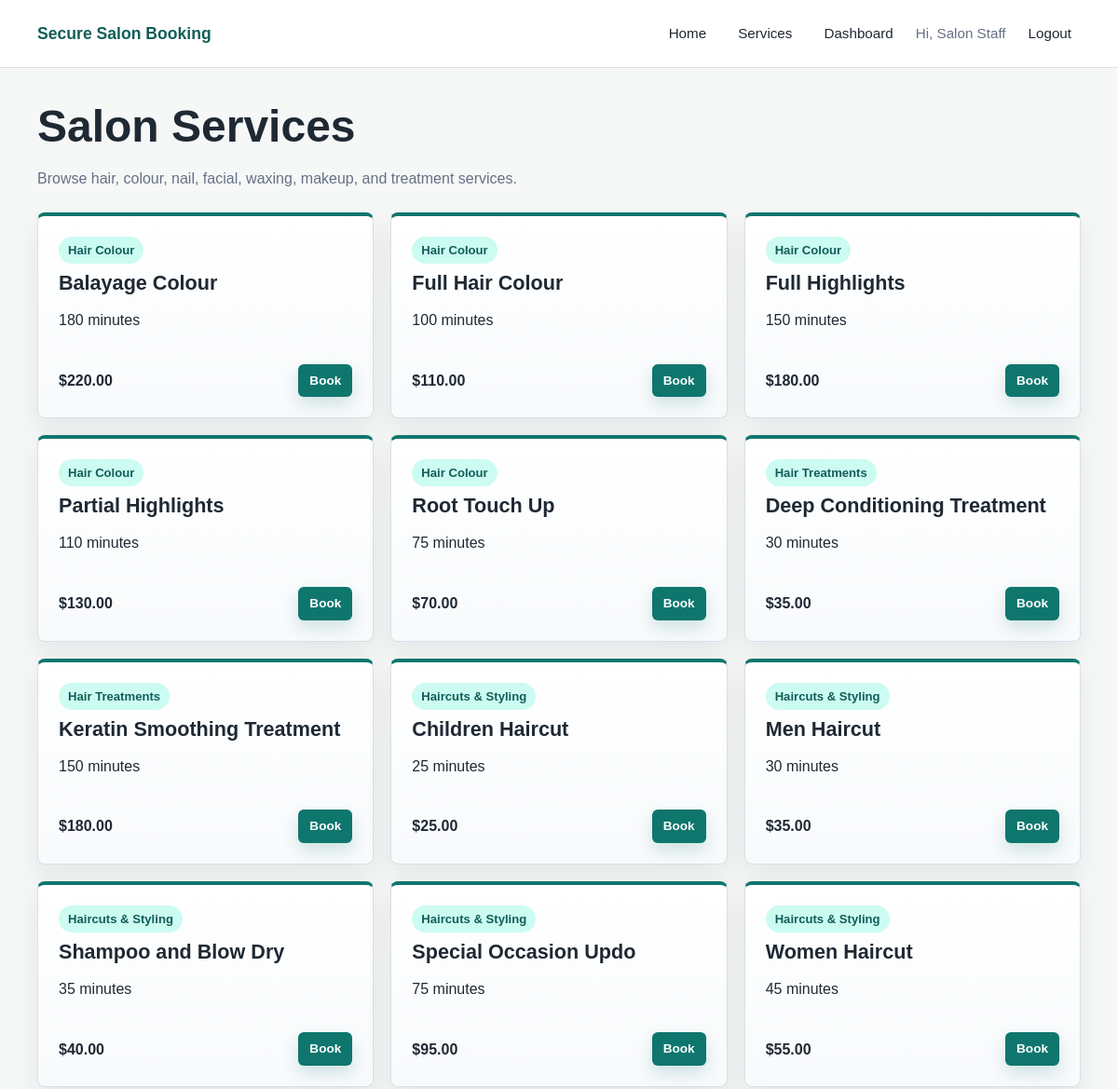
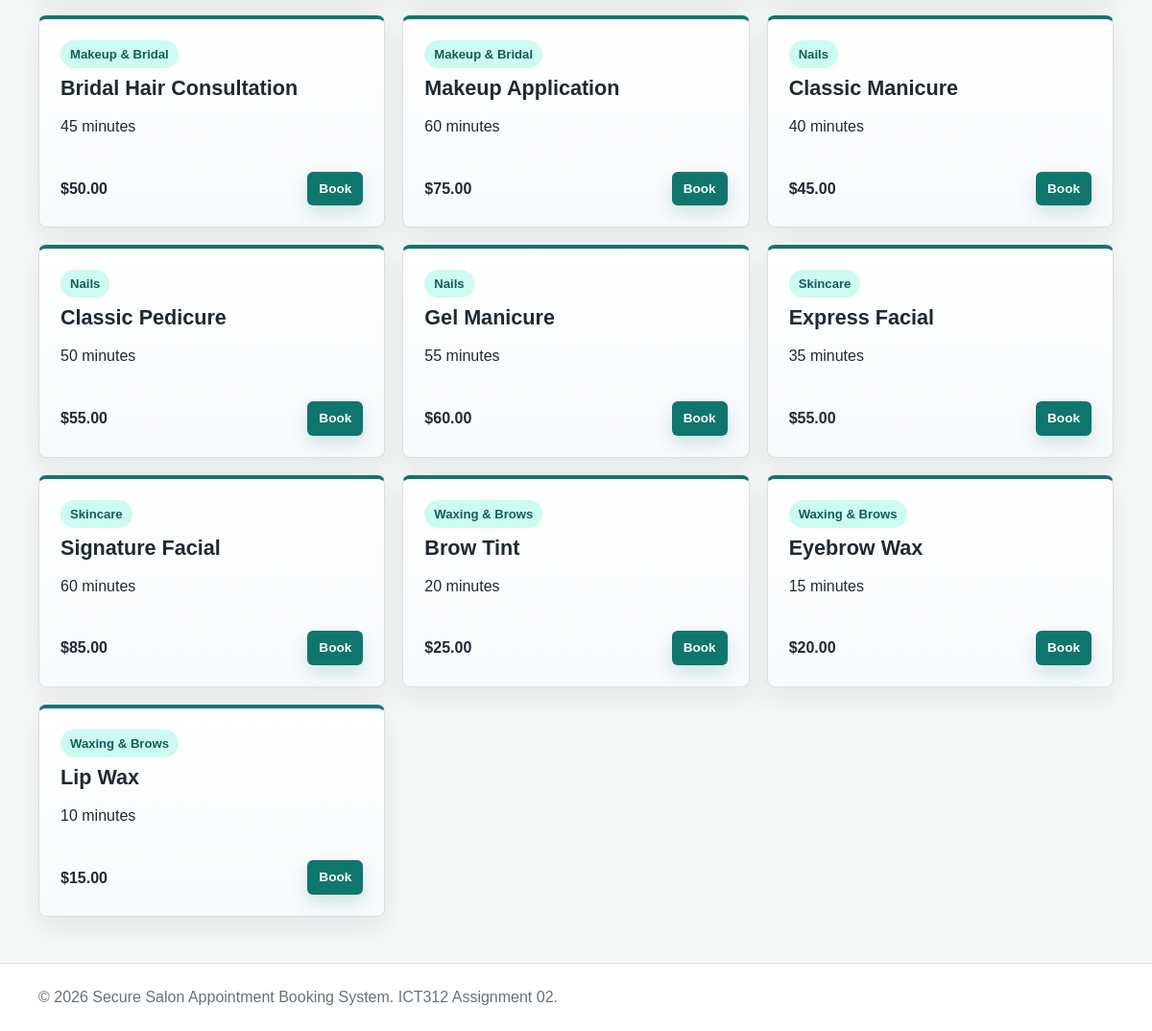
/services.php (signed in), run on the app's committed database (2 pictures, top to bottom).
### tables this page shows
CREATE TABLE services (
    service_id INT AUTO_INCREMENT PRIMARY KEY,
    service_name VARCHAR(100) NOT NULL,
    category VARCHAR(100),
    duration_minutes INT NOT NULL,
    price DECIMAL(10,2) NOT NULL,
    status ENUM('active','inactive') DEFAULT 'active'
);

### includes/auth.php (called while the page is built, shortened)
<?php
function e($value)
{
    return htmlspecialchars((string) $value, ENT_QUOTES, 'UTF-8');
}

### services.php (the view, shortened to what this page needs)
<?php
require_once __DIR__ . '/config/database.php';
$services = [];
$error = '';
try {
    $stmt = $pdo->query("SELECT service_id, service_name, category, duration_minutes, price FROM services WHERE status = 'active' ORDER BY category, service_name");
    $services = $stmt->fetchAll();
} catch (PDOException $e) {
    error_log('Services page error: ' . $e->getMessage());
    $error = 'Services could not be loaded at this time.';
}
include __DIR__ . '/includes/header.php';
?>
<section class="page-heading">
    <h1>Salon Services</h1>
    <p>Browse hair, colour, nail, facial, waxing, makeup, and treatment services.</p>
</section>
<?php if (empty($services) && !$error): ?>
    <div class="empty-state">No active services are available right now.</div>
<?php else: ?>
    <div class="service-grid">
        <?php foreach ($services as $service): ?>
            <article class="service-card">
                <div>
                    <p class="service-category"><?php echo e($service['category']); ?></p>
                    <h2><?php echo e($service['service_name']); ?></h2>
                    <p><?php echo e($service['duration_minutes']); ?> minutes</p>
                </div>
                <div class="service-footer">
                    <strong>$<?php echo e(number_format((float) $service['price'], 2)); ?></strong>
                    <a class="btn btn-small" href="book.php?service_id=<?php echo e($service['service_id']); ?>">Book</a>
                </div>
            </article>
        <?php endforeach; ?>
    </div>
<?php endif; ?>
<?php include __DIR__ . '/includes/footer.php'; ?>

### assets/css/style.css (style rules this page uses)
:root { --bg: #f6f8f7; --surface: #ffffff; --text: #1f2933; --muted: #667085; --border: #d9dee7; --primary: #0f766e; --primary-dark: #115e59; --accent: #b45309; --danger: #b42318; --success-bg: #ecfdf3; --success-text: #027a48; --error-bg: #fef3f2; --error-text: #b42318; --shadow: 0 12px 30px rgba(15, 23, 42, 0.08); }
* { box-sizing: border-box; }
body { margin: 0; font-family: Arial, Helvetica, sans-serif; color: var(--text); background: var(--bg); line-height: 1.6; }
a { color: var(--primary); text-decoration: none; }
h1, h2, h3 { line-height: 1.2; margin: 0 0 14px; }
h1 { font-size: clamp(2rem, 4vw, 3.2rem); }
h2 { font-size: 1.35rem; }
p { margin: 0 0 16px; }
.btn { display: inline-flex; align-items: center; justify-content: center; min-height: 42px; border: 0; border-radius: 6px; padding: 10px 18px; background: var(--primary); color: #ffffff; font-weight: 700; cursor: pointer; text-decoration: none; font-size: 0.95rem; box-shadow: 0 8px 18px rgba(15, 118, 110, 0.18); }
.btn-small { min-height: 34px; padding: 7px 12px; font-size: 0.85rem; }
.page-heading { margin-bottom: 24px; }
.page-heading p, .muted { color: var(--muted); }
.service-grid { display: grid; grid-template-columns: repeat(3, 1fr); gap: 18px; }
.service-card { background: linear-gradient(180deg, #ffffff 0%, #f8fafc 100%); border: 1px solid var(--border); border-radius: 8px; padding: 22px; display: flex; flex-direction: column; justify-content: space-between; min-height: 210px; box-shadow: var(--shadow); border-top: 4px solid var(--primary); }
.service-category { display: inline-block; width: fit-content; color: var(--primary-dark); font-weight: 700; background: #ccfbf1; border-radius: 999px; padding: 4px 10px; margin-bottom: 8px; font-size: 0.82rem; }
.service-footer { display: flex; justify-content: space-between; align-items: center; gap: 12px; margin-top: 18px; }

### data on the page
services: category "Hair Colour", service_name "Balayage Colour", duration_minutes "180", price "220.00"
services: category "Hair Colour", service_name "Full Hair Colour", duration_minutes "100", price "110.00"
services: category "Hair Colour", service_name "Full Highlights", duration_minutes "150", price "180.00"
services: category "Hair Colour", service_name "Partial Highlights", duration_minutes "110", price "130.00"
services: category "Hair Colour", service_name "Root Touch Up", duration_minutes "75", price "70.00"
services: category "Hair Treatments", service_name "Deep Conditioning Treatment", duration_minutes "30", price "35.00"
services: category "Hair Treatments", service_name "Keratin Smoothing Treatment", duration_minutes "150", price "180.00"
services: category "Haircuts & Styling", service_name "Children Haircut", duration_minutes "25", price "25.00"
services: category "Haircuts & Styling", service_name "Men Haircut", duration_minutes "30", price "35.00"
services: category "Haircuts & Styling", service_name "Shampoo and Blow Dry", duration_minutes "35", price "40.00"
services: category "Haircuts & Styling", service_name "Special Occasion Updo", duration_minutes "75", price "95.00"
services: category "Haircuts & Styling", service_name "Women Haircut", duration_minutes "45", price "55.00"
services: category "Makeup & Bridal", service_name "Bridal Hair Consultation", duration_minutes "45", price "50.00"
services: category "Makeup & Bridal", service_name "Makeup Application", duration_minutes "60", price "75.00"
services: category "Nails", service_name "Classic Manicure", duration_minutes "40", price "45.00"
services: category "Nails", service_name "Classic Pedicure", duration_minutes "50", price "55.00"
services: category "Nails", service_name "Gel Manicure", duration_minutes "55", price "60.00"
services: category "Skincare", service_name "Express Facial", duration_minutes "35", price "55.00"
services: category "Skincare", service_name "Signature Facial", duration_minutes "60", price "85.00"
services: category "Waxing & Brows", service_name "Brow Tint", duration_minutes "20", price "25.00"
services: category "Waxing & Brows", service_name "Eyebrow Wax", duration_minutes "15", price "20.00"
services: category "Waxing & Brows", service_name "Lip Wax", duration_minutes "10", price "15.00"

### other printed values
$_SESSION['full_name'] "Salon Staff"
